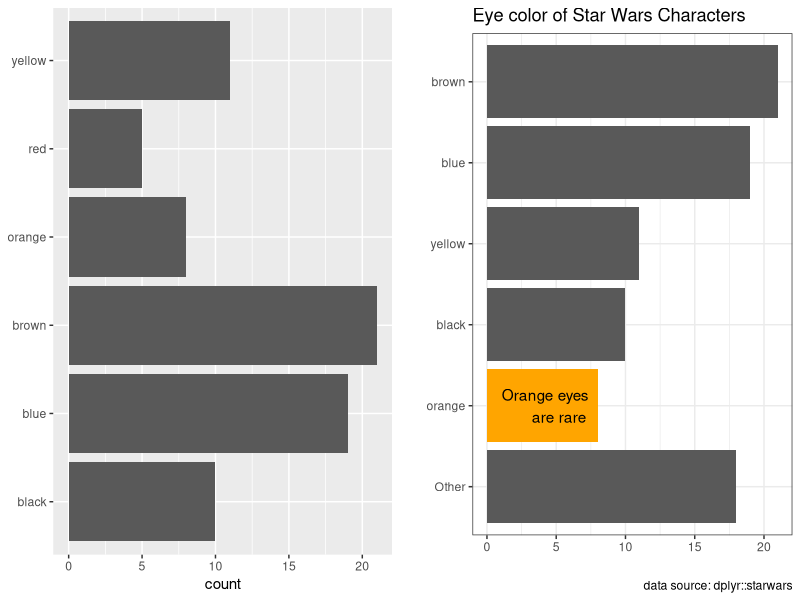
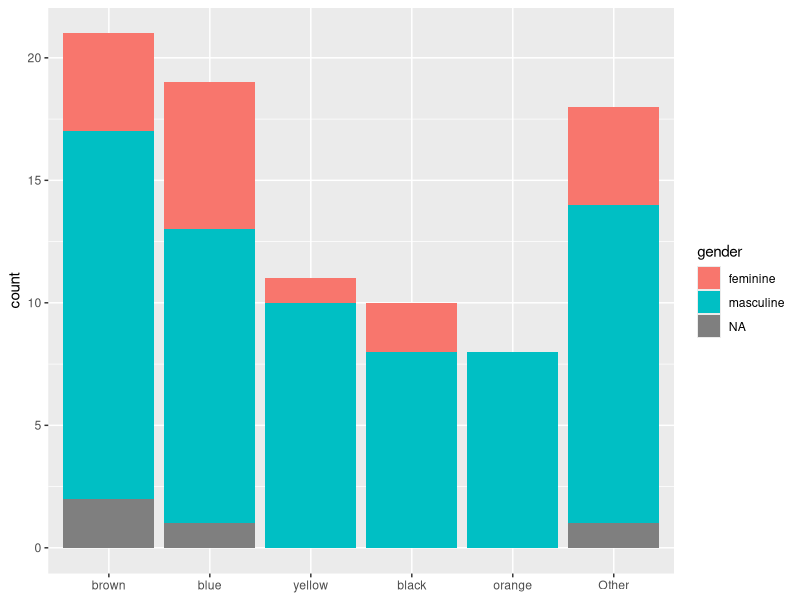

Write the R code that produced these figures, in order.
## ---- chunk 1
library(tidyverse)
knitr::opts_chunk$set(echo = TRUE)
## ---- chunk 2
plot1 <- ggplot(data = fct_count(starwars$eye_color, sort = T) %>% head(6), aes(x = f, y = n)) +
  geom_col() +
  coord_flip() +
  xlab(NULL) +
  ylab("count")

plot2 <- ggplot(data = starwars, ) +
  geom_bar(aes(x = fct_rev(fct_lump(fct_infreq(eye_color), n = 5)))) +
  geom_bar(data = starwars %>% filter(eye_color == "orange"), aes(eye_color), fill = "orange") +
  annotate("text", label = "Orange eyes\n       are rare", x = 2, y = 4.2) +
  coord_flip() +
  labs(title = "Eye color of Star Wars Characters",
       x = "", y = "",
       caption = "data source: dplyr::starwars") +
  theme_bw()
  

plot3 <- ggplot(data = starwars, aes(x = fct_lump(fct_infreq(eye_color), n = 5))) +
  geom_bar(aes(fill = gender)) +
  xlab(NULL)

ggpubr::ggarrange(plot1, plot2)

plot3
